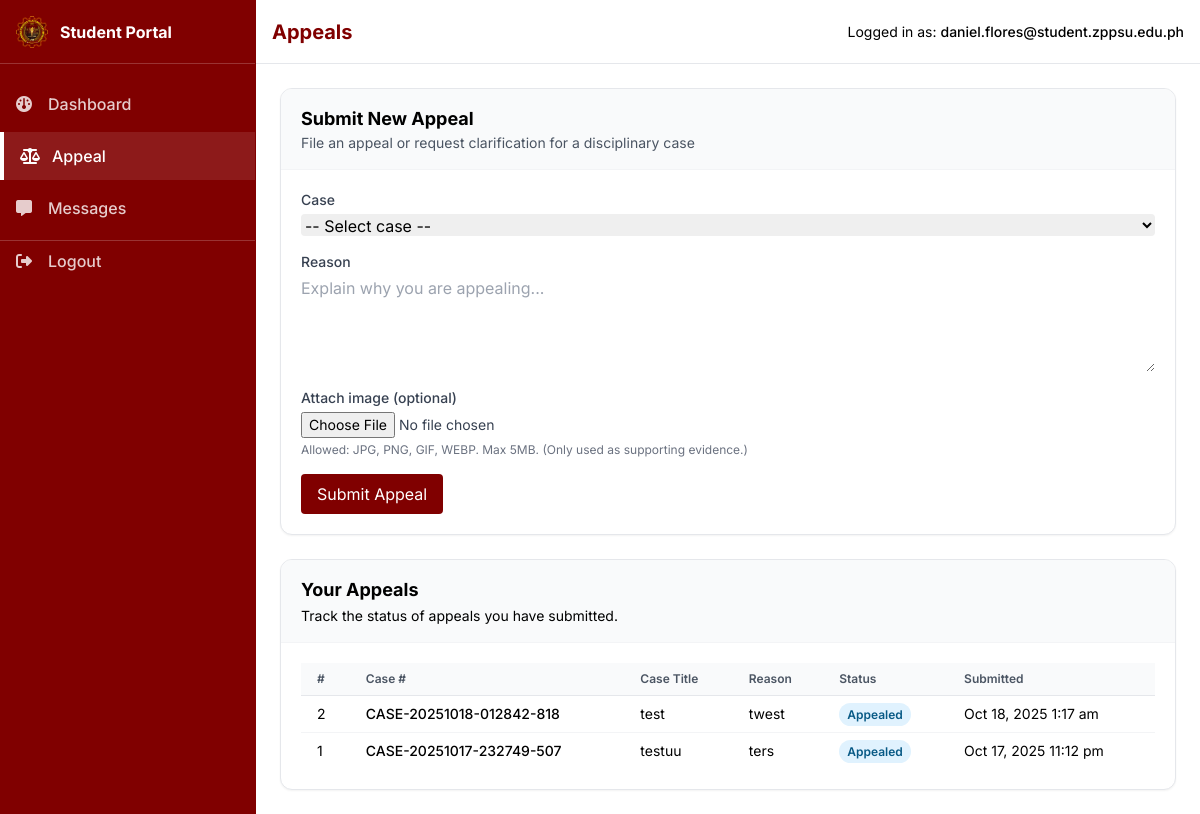
The app's page /pages/Student/appeal.php (signed in) with its own data.
### tables this page shows
CREATE TABLE `appeals` (
  `id` bigint(20) UNSIGNED NOT NULL,
  `case_id` bigint(20) UNSIGNED NOT NULL,
  `student_id` bigint(20) UNSIGNED NOT NULL,
  `appeal_text` text DEFAULT NULL,
  `attachment_evidence_id` bigint(20) UNSIGNED DEFAULT NULL,
  `status_id` tinyint(3) UNSIGNED NOT NULL DEFAULT 1,
  `submitted_at` timestamp NOT NULL DEFAULT current_timestamp(),
  `reviewed_by_user_id` bigint(20) UNSIGNED DEFAULT NULL,
  `decision_text` text DEFAULT NULL,
  `decision_at` datetime DEFAULT NULL
);

CREATE TABLE `cases` (
  `id` bigint(20) UNSIGNED NOT NULL,
  `case_number` varchar(50) NOT NULL,
  `student_id` bigint(20) UNSIGNED NOT NULL,
  `reported_by_staff_id` bigint(20) UNSIGNED NOT NULL,
  `violation_type_id` int(10) UNSIGNED NOT NULL,
  `title` varchar(255) NOT NULL,
  `description` text DEFAULT NULL,
  `location` varchar(255) DEFAULT NULL,
  `incident_date` datetime NOT NULL,
  `status_id` tinyint(3) UNSIGNED NOT NULL DEFAULT 1,
  `resolution` text DEFAULT NULL,
  `resolution_date` datetime DEFAULT NULL,
  `is_confidential` tinyint(1) DEFAULT 0,
  `created_at` timestamp NOT NULL DEFAULT current_timestamp(),
  `updated_at` timestamp NULL DEFAULT NULL ON UPDATE current_timestamp()
);

CREATE TABLE `case_status` (
  `id` tinyint(3) UNSIGNED NOT NULL,
  `name` varchar(50) NOT NULL,
  `description` varchar(255) DEFAULT NULL,
  `created_at` timestamp NOT NULL DEFAULT current_timestamp()
);

### includes/helpers.php (called while the page is built, shortened)
<?php
function e($value) {
    return htmlspecialchars($value, ENT_QUOTES, 'UTF-8', false);
}

### pages/Student/appeal.php (the view, shortened to what this page needs)
<?php
require_once __DIR__ . '/../../database/database.php';
require_once __DIR__ . '/../../includes/helpers.php';
$studentUserId = (int)($_SESSION['user_id'] ?? 0);
$student = null;
try {
  $stmt = $pdo->prepare('SELECT id, student_number, first_name, middle_name, last_name, suffix FROM students WHERE user_id = ? LIMIT 1');
  $stmt->execute([$studentUserId]);
  $student = $stmt->fetch(PDO::FETCH_ASSOC) ?: null;
} catch (Throwable $e) {
  $student = null;
}
$cases = [];
if ($student && !empty($student['id'])) {
  try {
    $caseStmt = $pdo->prepare(
      'SELECT c.id, c.case_number, c.title
       FROM cases c
       WHERE c.student_id = :sid
         AND (c.status_id IS NULL OR c.status_id <> 6)
         AND NOT EXISTS (
           SELECT 1 FROM appeals a
           WHERE a.case_id = c.id AND a.student_id = :sid
         )
       ORDER BY c.created_at DESC'
    );
    $caseStmt->execute([':sid' => (int)$student['id']]);
    $cases = $caseStmt->fetchAll(PDO::FETCH_ASSOC) ?: [];
  } catch (Throwable $e) {
    error_log($e->getMessage());
    $cases = [];
  }
}
$appeals = [];
if ($student && !empty($student['id'])) {
  try {
    $aStmt = $pdo->prepare(
      'SELECT a.id, a.case_id, a.appeal_text as reason, a.status_id,
              a.submitted_at as created_at,
              c.case_number, c.title AS case_title,
              cs.name AS status_name
       FROM appeals a
       LEFT JOIN cases c ON c.id = a.case_id
       LEFT JOIN case_status cs ON cs.id = c.status_id
       WHERE a.student_id = :sid
       ORDER BY a.submitted_at DESC'
    );
    $aStmt->execute([':sid' => (int)$student['id']]);
    $appeals = $aStmt->fetchAll(PDO::FETCH_ASSOC) ?: [];
  } catch (Throwable $e) {
    error_log($e->getMessage());
    $appeals = [];
  }
}
include __DIR__ . '/../../components/student-head.php';
?>
<div class="min-h-screen flex">
  <?php include __DIR__ . '/../../components/student-sidebar.php'; ?>
  <main class="flex-1 md:ml-64">
    <div class="h-16 flex items-center px-4 border-b border-gray-200 bg-white sticky top-0 z-40">
      <h1 class="text-xl font-bold text-primary">Appeals</h1>
      <div class="ml-auto text-sm text-gray">
        Logged in as: <span class="font-medium text-dark"><?php echo e($_SESSION['email'] ?? $_SESSION['username'] ?? 'Student'); ?></span>
      </div>
    </div>
    <div class="p-6 space-y-6">
      <?php if (!$student): ?>
        <div class="bg-yellow-50 border border-yellow-200 text-yellow-800 p-4 rounded-lg">
          <div class="flex items-start gap-3">
            <i class="fa-solid fa-circle-info mt-1"></i>
            <div>
              <h2 class="font-semibold">No student profile linked</h2>
              <p class="text-sm mt-1">Your account is not linked to a student record. Please contact the registrar or system administrator.</p>
            </div>
          </div>
        </div>
      <?php else: ?>
        <section class="bg-white border border-gray-200 rounded-xl shadow-sm overflow-hidden">
          <div class="px-5 py-4 border-b border-gray-100 bg-gray-50">
            <h2 class="text-lg font-bold text-dark">Submit New Appeal</h2>
            <p class="text-sm text-gray-600">File an appeal or request clarification for a disciplinary case</p>
          </div>
          <div class="p-5">
            <?php if (empty($cases)): ?>
              <div class="text-gray text-sm">You have no cases to appeal.</div>
            <?php else: ?>
              <form id="appealForm" method="post" enctype="multipart/form-data" class="space-y-4">
                <div>
                  <label class="block text-sm font-medium text-gray-700">Case</label>
                  <select name="case_id" required class="mt-1 block w-full border-gray-200 rounded">
                    <option value="">-- Select case --</option>
                  </select>
                </div>
                <div>
                  <label class="block text-sm font-medium text-gray-700">Reason</label>
                  <textarea name="reason" rows="4" required class="mt-1 block w-full border-gray-200 rounded" placeholder="Explain why you are appealing..."></textarea>
                </div>
                <div>
                  <label class="block text-sm font-medium text-gray-700">Attach image (optional)</label>
                  <input id="attachmentInput" type="file" name="attachment" accept="image/*" class="mt-1 block w-full text-sm text-gray-700"/>
                  <p class="text-xs text-gray-500 mt-1">Allowed: JPG, PNG, GIF, WEBP. Max 5MB. (Only used as supporting evidence.)</p>
                </div>
                <div class="flex items-center gap-3">
                  <button id="submitAppealBtn" type="submit" name="submit_appeal" class="px-4 py-2 bg-primary text-white rounded">Submit Appeal</button>
                </div>
              </form>
            <?php endif; ?>
          </div>
        </section>
        <section class="bg-white border border-gray-200 rounded-xl shadow-sm overflow-hidden">
          <div class="px-5 py-4 border-b border-gray-100 bg-gray-50">
            <h2 class="text-lg font-bold text-dark">Your Appeals</h2>
            <p class="text-sm text-gray mt-0.5">Track the status of appeals you have submitted.</p>
          </div>
          <div class="p-5">
            <?php if (empty($appeals)): ?>
              <div class="text-gray text-sm">You have not submitted any appeals.</div>
            <?php else: ?>
              <div class="overflow-x-auto">
                <table class="min-w-full divide-y divide-gray-200">
                  <thead class="bg-gray-50">
                    <tr>
                      <th class="px-4 py-2 text-left text-xs font-semibold text-gray-600">#</th>
                      <th class="px-4 py-2 text-left text-xs font-semibold text-gray-600">Case #</th>
                      <th class="px-4 py-2 text-left text-xs font-semibold text-gray-600">Case Title</th>
                      <th class="px-4 py-2 text-left text-xs font-semibold text-gray-600">Reason</th>
                      <th class="px-4 py-2 text-left text-xs font-semibold text-gray-600">Status</th>
                      <th class="px-4 py-2 text-left text-xs font-semibold text-gray-600">Submitted</th>
                    </tr>
                  </thead>
                  <tbody class="divide-y divide-gray-100">
                    <?php foreach ($appeals as $row): ?>
                      <?php
                        $badge = 'bg-gray-100 text-gray-800';
                        $st = (int)($row['status_id'] ?? 0);
                        if ($st === 1) $badge = 'bg-sky-100 text-sky-800';
                        elseif ($st === 2) $badge = 'bg-amber-100 text-amber-800';
                        elseif ($st === 3) $badge = 'bg-purple-100 text-purple-800';
                        elseif ($st === 4) $badge = 'bg-emerald-100 text-emerald-800';
                        elseif ($st === 5) $badge = 'bg-rose-100 text-rose-800';
                      ?>
                      <tr class="hover:bg-gray-50 align-top">
                        <td class="px-4 py-2 text-sm text-gray"><?php echo e($row['id']); ?></td>
                        <td class="px-4 py-2 text-sm font-medium text-dark"><?php echo e($row['case_number']); ?></td>
                        <td class="px-4 py-2 text-sm text-dark"><?php echo e($row['case_title']); ?></td>
                        <td class="px-4 py-2 text-sm text-gray"><?php echo e(strlen($row['reason']) > 120 ? substr($row['reason'],0,117) . '...' : $row['reason']); ?></td>
                        <td class="px-4 py-2 text-sm">
                          <span class="px-2 py-1 rounded-full text-xs font-semibold <?php echo $badge; ?>"><?php echo e($row['status_name'] ?? 'Unknown'); ?></span>
                        </td>
                        <td class="px-4 py-2 text-sm text-gray"><?php echo e(date('M d, Y g:i a', strtotime($row['created_at']))); ?></td>
                      </tr>
                    <?php endforeach; ?>
                  </tbody>
                </table>
              </div>
            <?php endif; ?>
          </div>
        </section>
      <?php endif; ?>
    </div>
  </main>
</div>
<?php include __DIR__ . '/../../components/student-footer.php'; ?>

### css/brand-fallback.css (style rules this page uses)
:root { --brand-primary: #800000; --brand-secondary: #a52a2a; }
.text-primary { color: var(--brand-primary) !important; }
.bg-primary { background-color: var(--brand-primary) !important; }

### components/student-head.php (style rules this page uses)
body { font-family: 'Inter', ui-sans-serif, system-ui, -apple-system, Segoe UI, Roboto, Helvetica, Arial, "Apple Color Emoji", "Segoe UI Emoji"; }

### records on screen
appeals: id "2", case.case_number "CASE-20251018-012842-818", case.title "test", appeal_text "twest", case_status.name "Appealed", submitted_at "Oct 18, 2025 1:17 am"
appeals: id "1", case.case_number "CASE-20251017-232749-507", case.title "testuu", appeal_text "ters", case_status.name "Appealed", submitted_at "Oct 17, 2025 11:12 pm"

### other values on screen
$_SESSION['email'] "daniel.flores@student.zppsu.edu.ph"
